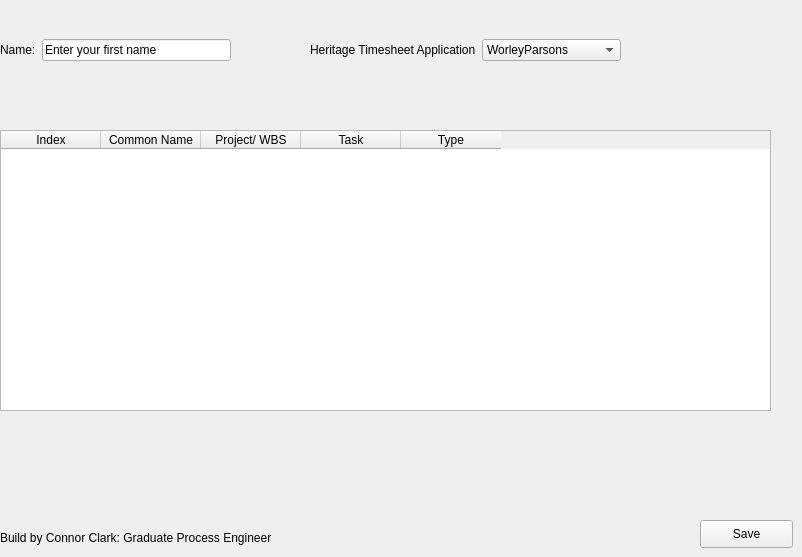
    <widget class="QWidget" name="TAB_User">
     <property name="statusTip">
      <string/>
     </property>
     <attribute name="title">
      <string>User Preferences</string>
     </attribute>
     <widget class="QWidget" name="horizontalLayoutWidget">
      <property name="geometry">
       <rect>
        <x>0</x>
        <y>10</y>
        <width>231</width>
        <height>80</height>
       </rect>
      </property>
      <layout class="QHBoxLayout" name="HL_user_top">
       <item>
        <widget class="QLabel" name="LB_User_name">
         <property name="sizePolicy">
          <sizepolicy hsizetype="Fixed" vsizetype="Fixed">
           <horstretch>0</horstretch>
           <verstretch>0</verstretch>
          </sizepolicy>
         </property>
         <property name="text">
          <string>Name:</string>
         </property>
        </widget>
       </item>
       <item>
        <widget class="QLineEdit" name="LE_User_name">
         <property name="sizePolicy">
          <sizepolicy hsizetype="Preferred" vsizetype="Fixed">
           <horstretch>0</horstretch>
           <verstretch>0</verstretch>
          </sizepolicy>
         </property>
         <property name="inputMask">
          <string/>
         </property>
         <property name="text">
          <string>Enter your first name</string>
         </property>
         <property name="maxLength">
          <number>50</number>
         </property>
        </widget>
       </item>
      </layout>
     </widget>
     <widget class="QWidget" name="horizontalLayoutWidget_2">
      <property name="geometry">
       <rect>
        <x>310</x>
        <y>10</y>
        <width>311</width>
        <height>80</height>
       </rect>
      </property>
      <layout class="QHBoxLayout" name="HL_user_top_2">
       <item>
        <widget class="QLabel" name="LB_User_heritage">
         <property name="sizePolicy">
          <sizepolicy hsizetype="Fixed" vsizetype="Fixed">
           <horstretch>0</horstretch>
           <verstretch>0</verstretch>
          </sizepolicy>
         </property>
         <property name="text">
          <string>Heritage Timesheet Application</string>
         </property>
        </widget>
       </item>
       <item>
        <widget class="QComboBox" name="CB_User_heritage">
         <property name="currentText">
          <string>WorleyParsons</string>
         </property>
         <property name="WorleyParsons" stdset="0">
          <string/>
         </property>
         <item>
          <property name="text">
           <string>WorleyParsons</string>
          </property>
         </item>
         <item>
          <property name="text">
           <string>Jacobs ECR</string>
          </property>
         </item>
        </widget>
       </item>
      </layout>
     </widget>
     <widget class="QTableWidget" name="TBL_User_WBS">
      <property name="geometry">
       <rect>
        <x>0</x>
        <y>130</y>
        <width>771</width>
        <height>281</height>
       </rect>
      </property>
      <property name="toolTip">
       <string>&lt;html&gt;&lt;head/&gt;&lt;body&gt;&lt;p&gt;List of all saved projects codes&lt;/p&gt;&lt;/body&gt;&lt;/html&gt;</string>
      </property>
      <property name="frameShape">
       <enum>QFrame::StyledPanel</enum>
      </property>
      <property name="frameShadow">
       <enum>QFrame::Sunken</enum>
      </property>
      <column>
       <property name="text">
        <string>Index</string>
       </property>
      </column>
      <column>
       <property name="text">
        <string>Common Name</string>
       </property>
      </column>
      <column>
       <property name="text">
        <string>Project/ WBS</string>
       </property>
      </column>
      <column>
       <property name="text">
        <string>Task</string>
       </property>
      </column>
      <column>
       <property name="text">
        <string>Type</string>
       </property>
      </column>
     </widget>
     <widget class="QPushButton" name="BTN_User_Save">
      <property name="geometry">
       <rect>
        <x>700</x>
        <y>520</y>
        <width>93</width>
        <height>28</height>
       </rect>
      </property>
      <property name="text">
       <string>Save</string>
      </property>
     </widget>
     <widget class="QLabel" name="LB_User_BuildBy">
      <property name="geometry">
       <rect>
        <x>0</x>
        <y>530</y>
        <width>331</width>
        <height>16</height>
       </rect>
      </property>
      <property name="text">
       <string>Build by Connor Clark: Graduate Process Engineer</string>
      </property>
     </widget>
    </widget>
